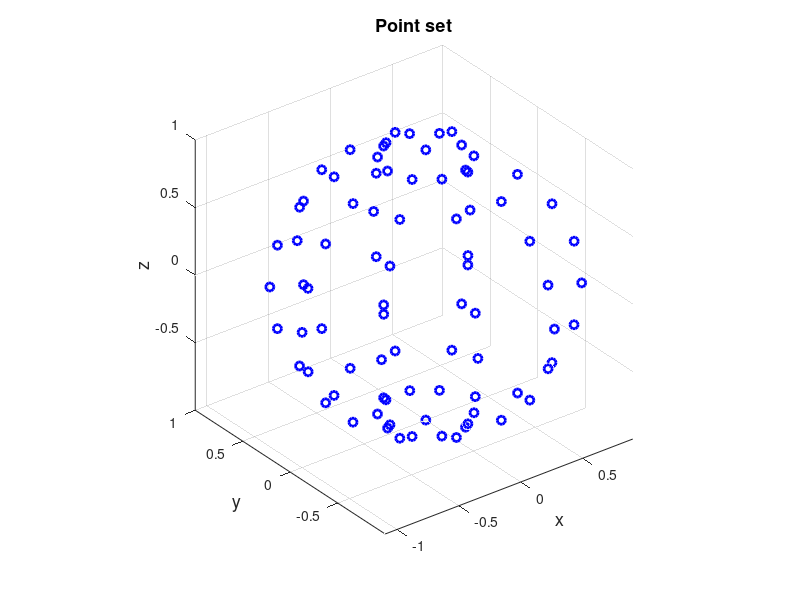

This figure's MATLAB source: (Note: this script raises an error after producing the figure.)
%% Vertices of convex hull of points lying on the surface of a sphere

%% Initial data
% Set the random number generator.
rng(1);
%% 
% Set the points the convex hull of which is to be calculated. They form
% the surface of the unit sphere.
phi=(pi/5:pi/5:9*pi/5)';
theta=(pi/10:pi/10:9*pi/10)';
[a1,a2]=meshgrid(phi,theta);
points=[sin(a2(:)).*cos(a1(:)),sin(a2(:)).*sin(a1(:)),cos(a2(:));0 0 1;0 0 -1];
%% 
% Perform random permutation to points to avoid infinite loops in
% convhull_nd.
points=points+0.001*rand(size(points));
%%
% Plot the point set in blue circles.
figure('Name','Point set','NumberTitle','off')
scatter3(points(:,1),points(:,2),points(:,3),...
    'marker','o','MarkerEdgeColor',[0 0 1],'LineWidth',2)
xlabel('x','FontSize',13);
ylabel('y','FontSize',13);
zlabel('z','FontSize',13);
title('Point set','FontSize',13)
axis equal

%% Processing
% Find the point identities defining each facet of the convex hull of the
% point set with the new algorithm.
chull1=convhull_nd(points);

%% Verification
% *Error check: hull size*
%%
% Find the initial number of points.
ipoints=size(points,1);
%%
% Find the number of points consisting the convex hull.
hpoints=length(unique(chull1(:)));
%%
% Check if the number of points consisting the convex hull is equal to the
% initial number of points. Since the configuration of the initial points
% is a boundary that is convex everywhere and does not have internal
% points, this point set will be the convex hull of itself. If this is not
% the case, throw an error.
if ipoints~=hpoints
    error('The number of points does not match the true solution.');
end

%% Plots
%
%%
% Find the coordinates of the vertices of the convex hull.
convhullvert=points(unique(chull1(:)),:);
%%
% Plot the vertices of the convex hull of the point set in orange
% asterisks.
hold on
scatter3(convhullvert(:,1),convhullvert(:,2),convhullvert(:,3),...
    'marker','*','MarkerEdgeColor',[1 0.5 0],'LineWidth',2);

%% Contact author
%
%  (c) 2014 by George Papazafeiropoulos
%  First Lieutenant, Infrastructure Engineer, Hellenic Air Force
%  Civil Engineer, M.Sc., Ph.D. candidate, NTUA
%
% Email: gpapazafeiropoulos@yahoo.gr
%
% Website: http://users.ntua.gr/gpapazaf/
%


